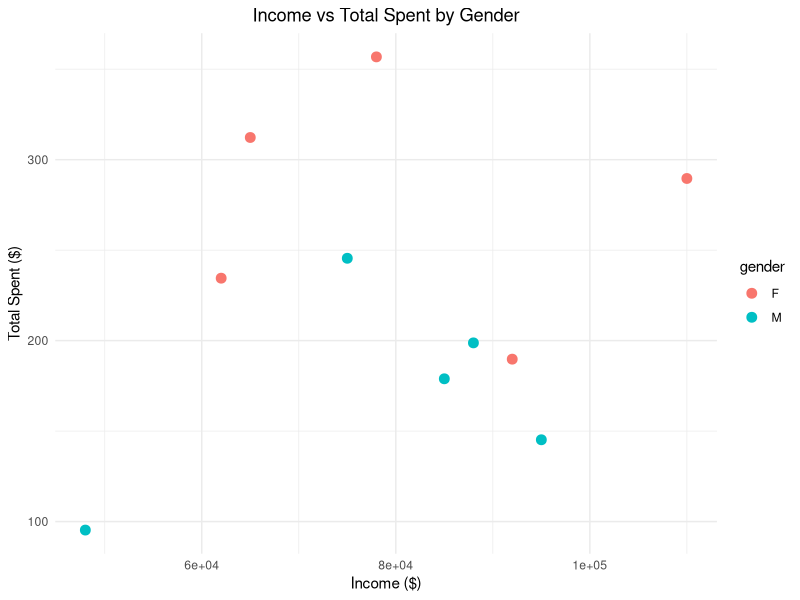
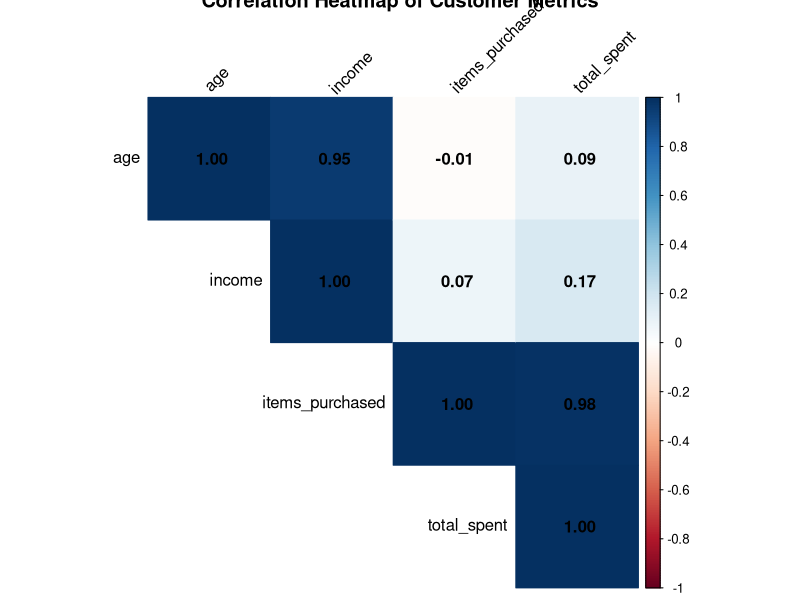
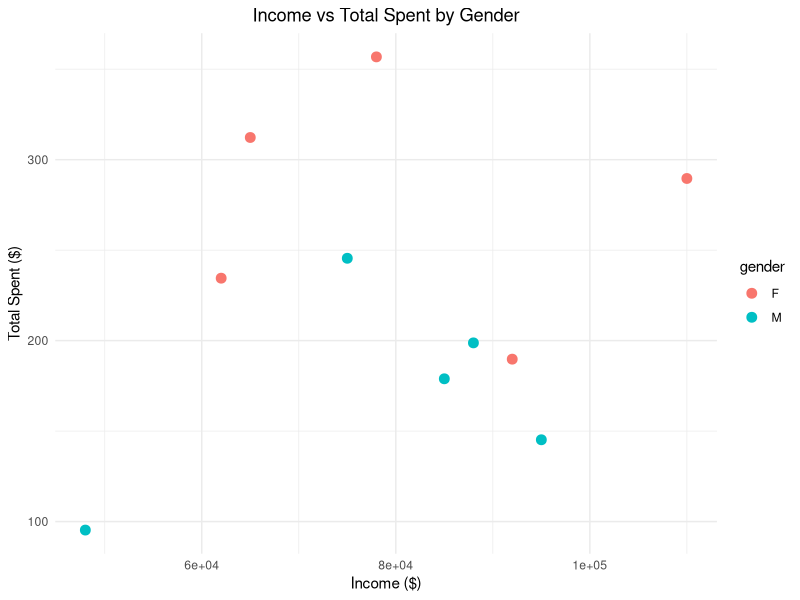

These charts were generated, in order, by the following R code:
# Load required packages
library(tidyverse)
library(ggplot2)
library(dplyr)
library(readr)

# Create outputs directory if it doesn't exist
dir.create("../outputs", showWarnings = FALSE)

# Read the data
df <- read_csv("../data/customer_sales.csv")

# Calculate summary statistics
summary_stats <- summary(df)
gender_stats <- df %>%
  group_by(gender) %>%
  summarise(
    mean_spent = mean(total_spent),
    count = n()
  )

# Save summary statistics to CSV
write_csv(as.data.frame(summary_stats), "../outputs/summary_statistics.csv")
write_csv(gender_stats, "../outputs/gender_statistics.csv")

# Create correlation heatmap
correlation_matrix <- cor(df %>% select(age, income, items_purchased, total_spent))
png("../outputs/correlation_heatmap.png", width = 800, height = 600)
corrplot::corrplot(correlation_matrix, 
                  method = "color",
                  type = "upper",
                  addCoef.col = "black",
                  tl.col = "black",
                  tl.srt = 45,
                  title = "Correlation Heatmap of Customer Metrics")
dev.off()

# Create income vs total spent scatter plot
ggplot(df, aes(x = income, y = total_spent, color = gender)) +
  geom_point(size = 3) +
  labs(title = "Income vs Total Spent by Gender",
       x = "Income ($)",
       y = "Total Spent ($)") +
  theme_minimal() +
  theme(plot.title = element_text(hjust = 0.5))
ggsave("../outputs/income_vs_spent.png", width = 10, height = 6) 